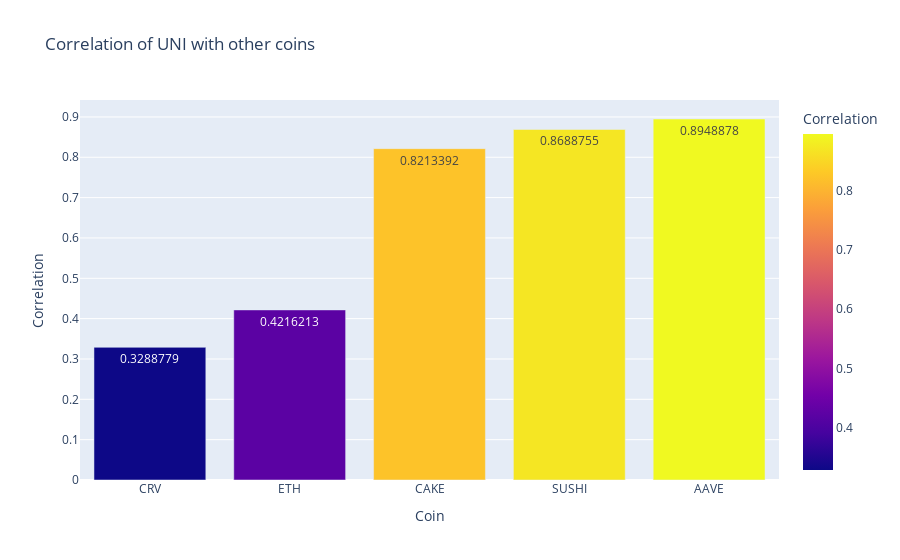

The notebook cell this image was saved under:
### Code cell
get_simple_bar_plot(df['Close'], 'Correlation of UNI with other coins')

### Figure 1 — Plotly figure (JSON) as saved in the notebook; plotly's stock layout.template omitted (floating-point values rounded to 4 significant figures)
{"data": [{"alignmentgroup": "True", "hovertemplate": "Coin=%{x}<br>Correlation=%{marker.color}<extra></extra>", "legendgroup": "", "marker": {"color": [0.3289, 0.4216, 0.8213, 0.8689, 0.8949], "coloraxis": "coloraxis", "pattern": {"shape": ""}}, "name": "", "offsetgroup": "", "orientation": "v", "showlegend": false, "textposition": "auto", "texttemplate": "%{y}", "type": "bar", "x": ["CRV", "ETH", "CAKE", "SUSHI", "AAVE"], "xaxis": "x", "y": [0.3289, 0.4216, 0.8213, 0.8689, 0.8949], "yaxis": "y"}], "layout": {"barmode": "relative", "coloraxis": {"colorbar": {"title": {"text": "Correlation"}}, "colorscale": [[0, "#0d0887"], [0.1111, "#46039f"], [0.2222, "#7201a8"], [0.3333, "#9c179e"], [0.4444, "#bd3786"], [0.5556, "#d8576b"], [0.6667, "#ed7953"], [0.7778, "#fb9f3a"], [0.8889, "#fdca26"], [1, "#f0f921"]]}, "legend": {"tracegroupgap": 0}, "title": {"text": "Correlation of UNI with other coins"}, "xaxis": {"anchor": "y", "domain": [0, 1], "title": {"text": "Coin"}}, "yaxis": {"anchor": "x", "domain": [0, 1], "title": {"text": "Correlation"}}}}
